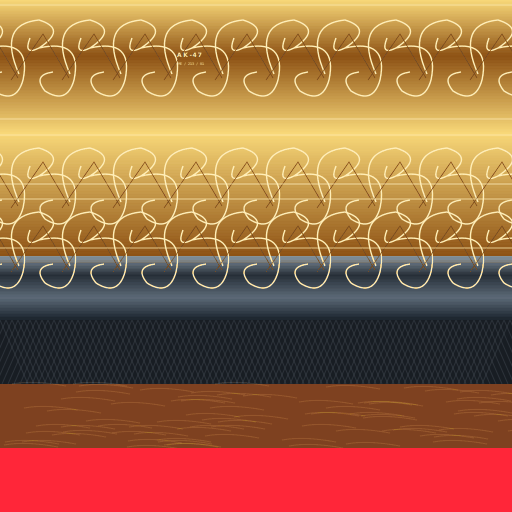
#> input picture tools/atlas_originals/armory21_ak47_1.png, 512 x 512 px, given in place of armory21_desert_eagle_0.png, which was not available
$ python revolver_texture.py
#> lines starting #> are read from the running program, lines starting #| are printed output that depends on the picture
"""Hand-built atlases for the Python .357: blued/polished steel, engraved frame, checkered walnut grip.
Writes tools/atlas_originals/armory21_python_<skin>.png (then run enhance_textures.py)."""
import os,math
import numpy as np
from PIL import Image,ImageDraw,ImageFont
ROOT=os.path.dirname(os.path.dirname(os.path.abspath(__file__)))
OR=os.path.join(ROOT,'tools','atlas_originals')
PAL=[(176,184,194),(58,62,68),(206,204,196),(34,66,124),(186,148,62),(66,90,58)]   # per skin 0..5 (+6 reuse 0)
ACC=['#b8c2ce','#ffeeb8','#d2aa55','#37718d','#f26342','#5ce0d0','#d2b988']
def lerp(a,b,t):return a+(b-a)*t
for skin in range(7):
    base=Image.open(os.path.join(OR,'armory21_desert_eagle_%d.png'%skin)).convert('RGB')
#> base is the input picture: PIL image 512x512 RGB; mean R, G, B 161.5, 106.9, 68.8
    arr=np.asarray(base).astype(np.float32)
    col=np.array(PAL[min(skin,5) if skin<6 else 0],dtype=np.float32)
    # --- frame / paint band: blued finish with a soft specular streak and corner darkening
    y=np.linspace(0,1,256)[:,None,None]
    spec=np.exp(-((y-.30)/.06)**2)*70+np.exp(-((y-.78)/.05)**2)*26
    body=lerp(col*1.22,col*.30,y**.85)+spec
    arr[0:256]=np.clip(np.repeat(body,512,axis=1),0,255)
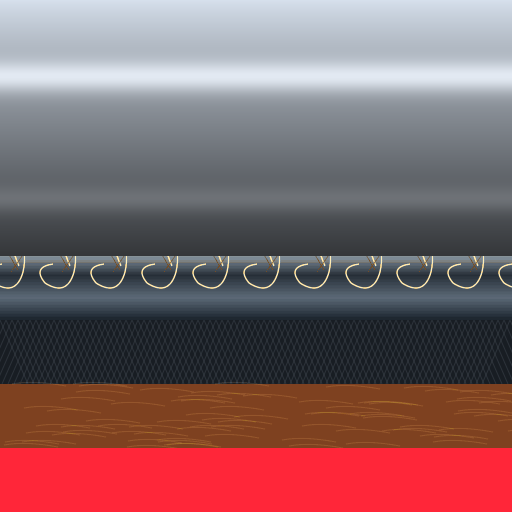
#> arr: shape (512, 512, 3) float32; mean R, G, B 130.2, 99.8, 103.2
    im=Image.fromarray(arr.astype(np.uint8));d=ImageDraw.Draw(im,'RGBA')
    gold=tuple(int(ACC[skin][i:i+2],16) for i in (1,3,5))
    # engraved scrollwork along two bands of the paint region
    for yc in (44,150,206):
        pts=[(x,yc+10*math.sin(x/9.0)+4*math.sin(x/3.1)) for x in range(0,512,2)]
        d.line(pts,fill=gold+(70,),width=1)
        pts2=[(x,yc+10*math.sin(x/9.0+math.pi)-4*math.sin(x/3.1)) for x in range(0,512,2)]
        d.line(pts2,fill=gold+(46,),width=1)
        for x in range(8,512,36):d.ellipse([x-2,yc-2,x+2,yc+2],outline=gold+(90,))
    # --- steel band: polished, with bright streaks
    st=np.asarray(im).astype(np.float32)
    t=np.linspace(0,1,64)[:,None,None]
    steel=lerp(np.array([196,204,214.]),np.array([48,54,62.]),t)+np.exp(-((t-.25)/.08)**2)*60
    st[256:320]=np.clip(np.repeat(steel,512,axis=1),0,255)
    # --- grip band (walnut): grain + diamond checkering
    yy,xx=np.mgrid[0:64,0:512]
    grain=(np.sin(xx/22.0+np.sin(yy/7.0)*2.0)*.5+.5)[...,None]
    wood=np.array([84,48,22.])*(.75+.5*grain)
    chk=((np.sin((xx+yy)*.9)>.8)|(np.sin((xx-yy)*.9)>.8))[...,None]
    wood=np.where(chk,wood*.55,wood)
    st[384:448]=np.clip(wood,0,255)
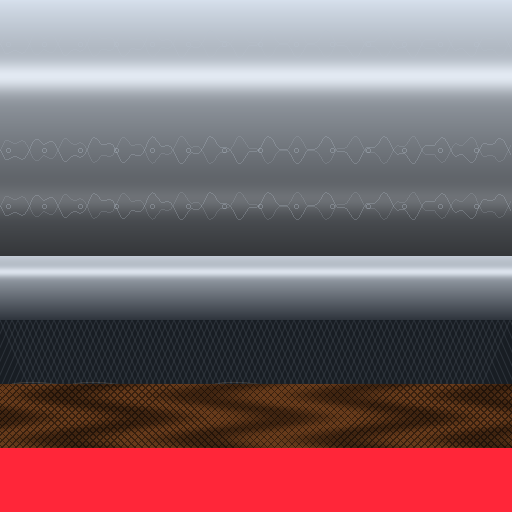
#> st: shape (512, 512, 3) float32; mean R, G, B 129.3, 102.7, 107.9
    out=Image.fromarray(st.astype(np.uint8));d=ImageDraw.Draw(out)
    # plate text
    f1=ImageFont.load_default(size=7);f2=ImageFont.load_default(size=4)
    d.text((177,50),'PYTHON',font=f1,fill=ACC[skin]);d.text((178,60),'ME / 357 / %02d'%skin,font=f2,fill=ACC[skin])
    out.save(os.path.join(OR,'armory21_python_%d.png'%skin))
#> pass 2 of the loop `for skin in range(7):`:
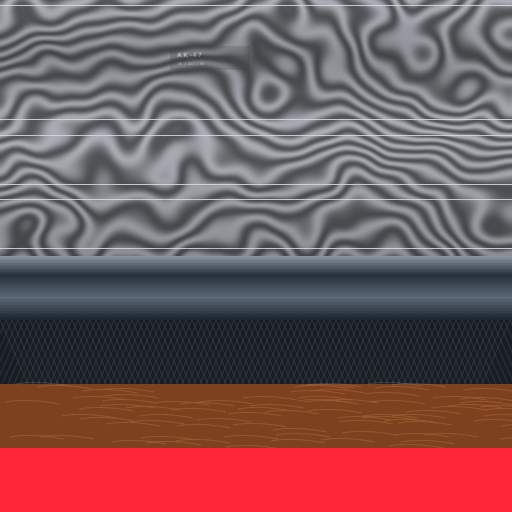
#> input picture tools/atlas_originals/armory21_ak47_10.png, 512 x 512 px, given in place of armory21_desert_eagle_1.png, which was not available
#> base is the input picture: PIL image 512x512 RGB; mean R, G, B 119.4, 87.8, 90.4
#> `arr[0:256]=np.clip(np.repeat(body,512,axis=1),0,255)`:
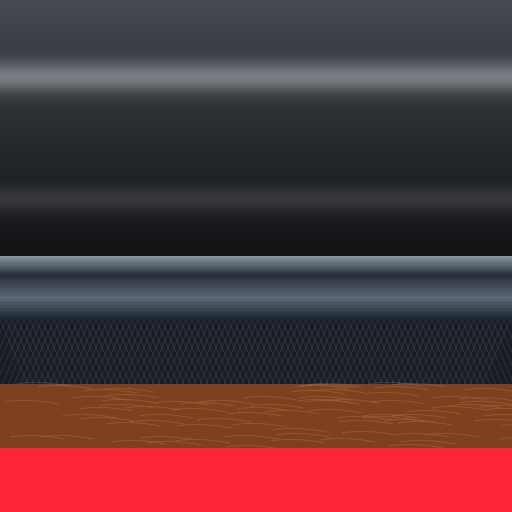
#> arr: shape (512, 512, 3) float32; mean R, G, B 86.5, 55.1, 57.5
#> `st[384:448]=np.clip(wood,0,255)`:
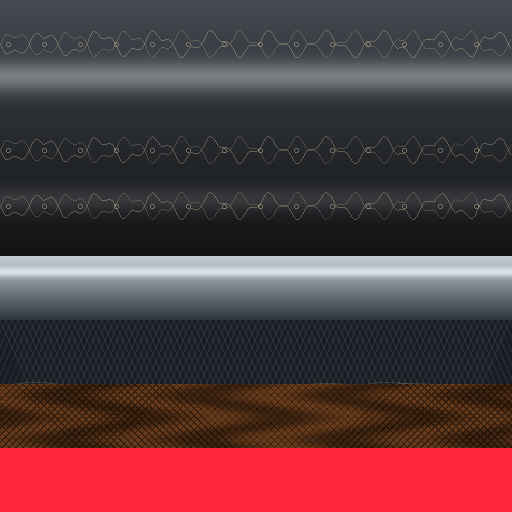
#> st: shape (512, 512, 3) float32; mean R, G, B 87.2, 59.2, 62.7
#> (the run stopped early here; a loop or call above may not have finished)
